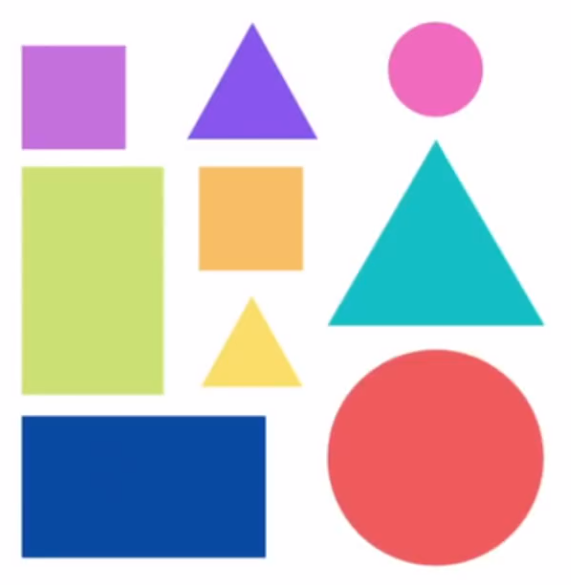
//> input picture build/Shapes2.png, 571 x 585 px
$ ./mainCH7   (built with g++ and OpenCV 4)
//> lines starting //> are read from the running program, lines starting //| are printed output that depends on the picture; after the words box and inside, x2 and y2 are one past the last pixel; in counts of white or black regions, pixels touching at a corner belong together
#include <opencv2/imgcodecs.hpp> //this is for reading files
#include <opencv2/highgui.hpp> //this is for basic gui
#include <opencv2/imgproc.hpp> //for image processing
#include <iostream>

using namespace cv;
using namespace std;


//---------------------------Chapter 7 : Shape detection ------------------//

//there are two arguments, first image is the feed image that has been dilated and processed
//second argument is image that we want to write on,- where we will write shape name
void getContours(Mat &imgDil, Mat &img){

    //here is how to define vectors of countours, they are list of points within list so a vector inside a vector of a Points
    vector<vector<Point>> contours;
    vector<Vec4i> hierarchy; //besically 4 integer values. However we have not used this here much in this example


    findContours(imgDil, contours, hierarchy,RETR_LIST,CHAIN_APPROX_SIMPLE);

    //this is an OCV function to draw contours - we will be writing on our main img
    //drawContours(img,contours,-1,Scalar(255,0,255),7); //-1 says draw all contours, otherwise we can give number of which one we want to be drawn

    //next we want to find area of the contour, sometimes we want to make sure the area is only
    //detected if it has some number of area, smaller area migh be the noise
    //so to remove the noise of small areas we will run for loop througfh all the contours


    //this will be exacly like contours, but it will only have corner points
    vector<vector<Point>> conPoly(contours.size());
    //creating a bounding box point values using conPoly
    vector<Rect> boundRect(contours.size()); //note the data type here

    for (int i = 0; i< contours.size(); i++){

        double area = contourArea(contours[i]);
        cout << "Area of the i "<< i << " contour : "<< area << endl;
        //next we can create a filter where we only identify area if it is more than 1000

        //object type
        string objType;

        if (area > 1000){

            float peri = arcLength(contours[i], true); //this will be the bounding box around the object

            //now we will find a howmany corners do they have, if its 3 - triange, 4 - rect , alot - circle
            approxPolyDP(contours[i], conPoly[i], 0.02*peri, true);

            //this will draw the contour
            //drawContours(img,contours,i,Scalar(255,0,255),7);//now, it will only draw the ith contour, instead of all
            //instead of writing contours we can now draw conPoly!
            drawContours(img,conPoly,i,Scalar(255,0,255),1);

            //to get the idea of number of contours and size
            cout << "Number of contor on i " << i << " :" << conPoly[i].size() << endl;

            //these two line will help us draw the square contour around the object we identified
            boundRect[i] = boundingRect(conPoly[i]);
            rectangle(img, boundRect[i].tl(), boundRect[i].br(), Scalar(0,0,0),2);

            //now we will identify which object is which
            int objCor = (int)conPoly[i].size(); //converting number of total corners

            if (objCor == 3) {objType = "Tri";}
            else if (objCor == 4) {

                //this aspect ratio will help us determine if the rectangle we have is square using the width/height ratio
                float aspRatio = (float)boundRect[i].width/(float)boundRect[i].height;
                cout<<"Aspect Ratio of "<< boundRect[i] << "is :"<<aspRatio<<endl;
                if (aspRatio>0.9 && aspRatio<1.1){
                    objType = "Square";
                }
                else{
                    objType = "Rect";
                }
                }
            else {objType = "Multi-angle";}

            //adding the text on the bounding box
            putText(img, objType, {boundRect[i].x, boundRect[i].y-5}, FONT_HERSHEY_DUPLEX, 0.50, Scalar(0,0,0), 1);

        }
    }
}

int main(){

    string path = "Shapes2.png";
    Mat img = imread(path);
//> img is the input picture: 585 rows x 571 cols, CV_8UC3; mean B, G, R 200.3, 196.2, 203.2
    Mat imgGray, imgBlurr, imgEdge, imgDil;

    //------------------- preprocessing of the image -----------------------//

    //to detect shape first we will conver the image to gray scale, then  blurr the image, then we will do the edge detection
    //then we will count the countour on that edges to find shape

    cvtColor(img,imgGray, COLOR_BGR2GRAY);
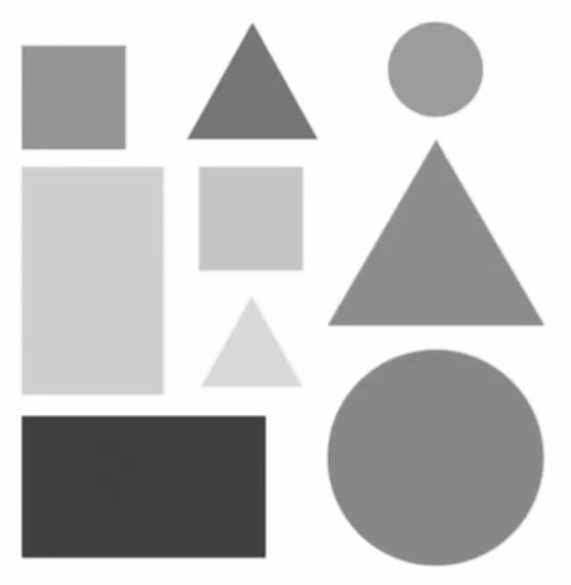
//> imgGray: 585 rows x 571 cols, CV_8UC1; min 58, max 255, mean 198.6
    GaussianBlur(imgGray, imgBlurr, Size(3,3),3,0);
    Canny(imgBlurr,imgEdge,25,75);
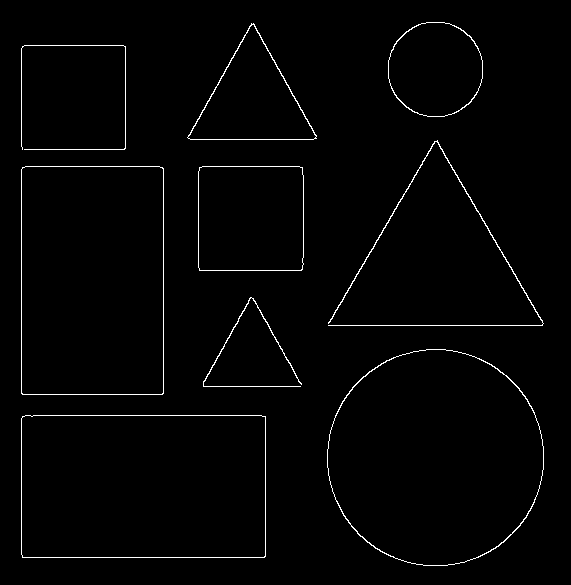
//> imgEdge: 585 rows x 571 cols, CV_8UC1; 1.5% white in thin lines or dots, all inside (x1, y1, x2, y2) = (21, 22, 544, 566)

    //dialation of the edge detected image, this will fill the void within shape corners and joints for ease of shape detection
    Mat kernel = getStructuringElement(MORPH_RECT, Size(3,3));
    dilate(imgEdge, imgDil, kernel);
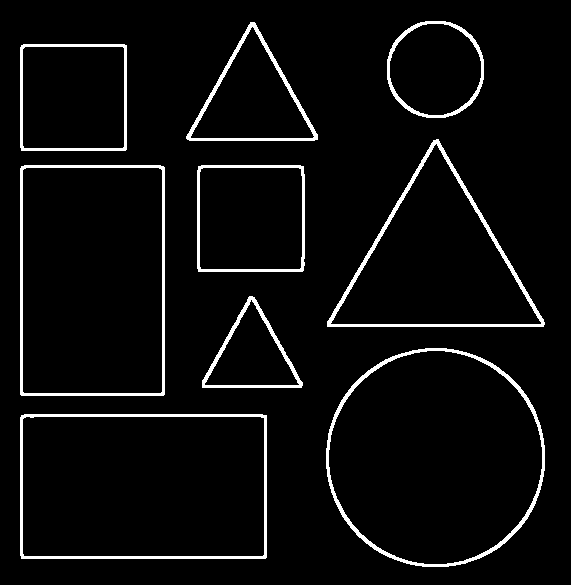
//> imgDil: 585 rows x 571 cols, CV_8UC1; 4.7% white; 9 white regions

    getContours(imgDil,img);
//> in getContours, `findContours(imgDil, contours, hierarchy,RETR_LIST,CHAIN_APPROX_SIMPLE);`: contours = 18 contours; largest, box (x1, y1, x2, y2) and area: (326, 348, 545, 567) 37640, (328, 350, 543, 565) 35730, (20, 414, 267, 559) 35412, (22, 416, 265, 557) 33862, (20, 165, 165, 396) 33110
//> in getContours, `vector<vector<Point>> conPoly(contours.size());`: conPoly = 18 empty contours
//> the loop in getContours, `for (int i = 0; i< contours.size(); i++)` made 18 passes
//> (area, peri, objCor, aspRatio) on passes 1, 2, 7, 8, 9, 10, 13, 14: (33861.5, 759.6, 4, 1.74), (35412.5, 777.1, 4, 1.71), (10469.5, 403.6, 4, 1), (31625, 726.1, 4, 0.624), (11312.5, 422.7, 4, 1), (33110, 744.5, 4, 0.63), (10392.5, 402.7, 4, 0.99), (11227.5, 421.1, 4, 1)
//> (area, peri, objCor) on passes 3, 4, 5, 6, 11, 12: (35730, 707.2, 8), (37640.5, 725, 8), (4138.5, 305.2, 3), (4973.5, 325.2, 3), (19233.5, 659.2, 3), (21038, 682.6, 3)
//| Area of the i 0 contour : 33861.5
//| Number of contor on i 0 :4
//| Aspect Ratio of [243 x 140 from (22, 417)]is :1.73571
//| Area of the i 1 contour : 35412.5
//> (the first 4 of 20 printed lines)
//> (output is shown up to pass 8 of 18)
//> pass 1, in getContours, `putText(img, objType, {boundRect[i].x, boundRect[i].y-5}, FONT_HERSHEY..`:
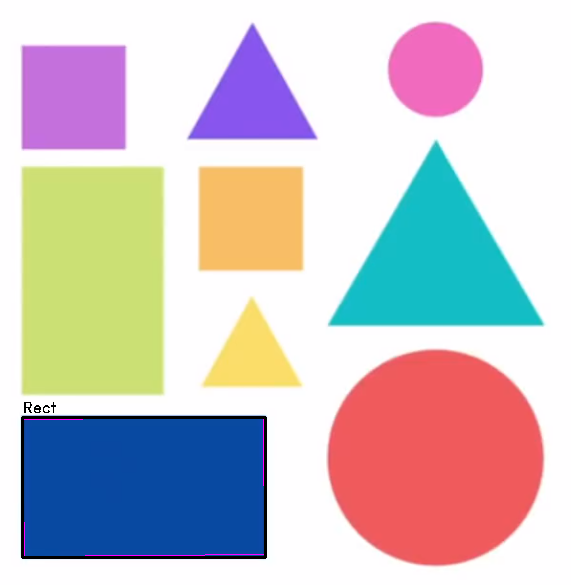
//> img: 585 rows x 571 cols, CV_8UC3; 0.83% of pixels changed, all inside (x1, y1, x2, y2) = (21, 402, 267, 559)
//> pass 2, in getContours, `putText(img, objType, {boundRect[i].x, boundRect[i].y-5}, FONT_HERSHEY..`:
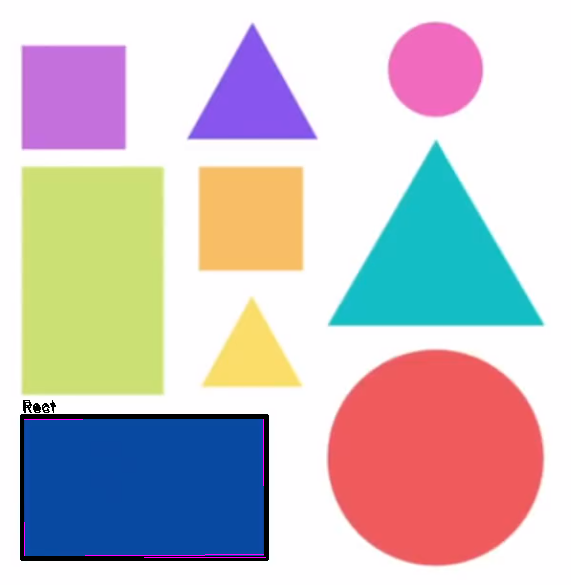
//> img: 585 rows x 571 cols, CV_8UC3; 0.49% of pixels changed, all inside (x1, y1, x2, y2) = (20, 400, 269, 561)
//> pass 3, in getContours, `putText(img, objType, {boundRect[i].x, boundRect[i].y-5}, FONT_HERSHEY..`:
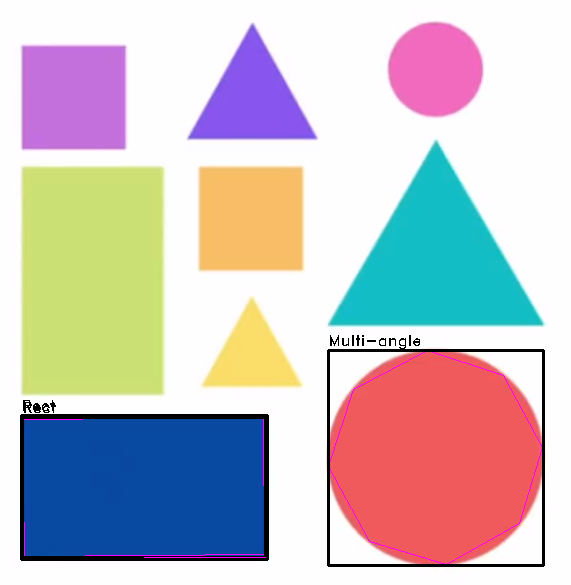
//> img: 585 rows x 571 cols, CV_8UC3; 1.04% of pixels changed, all inside (x1, y1, x2, y2) = (327, 335, 545, 567)
//> after the loop in getContours, `for (int i = 0; i< contours.size(); i++)`:
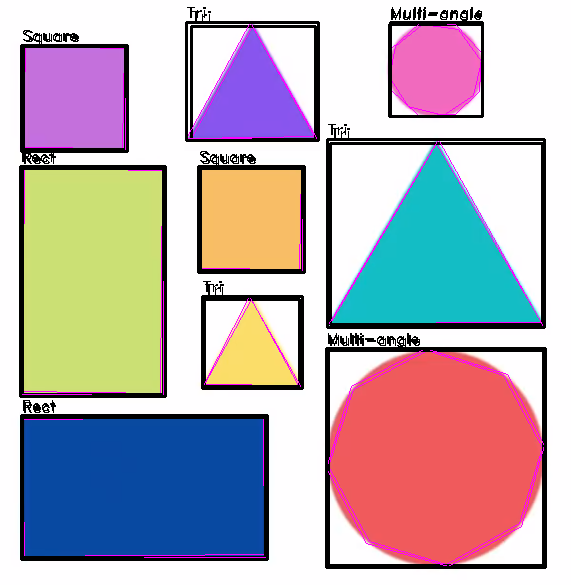
//> img: 585 rows x 571 cols, CV_8UC3; 7.6% of pixels changed, all inside (x1, y1, x2, y2) = (19, 7, 547, 569)

    imshow("Image", img);
    imshow("Image Gray", imgGray);
    imshow("Image Blurr", imgBlurr);
    imshow("Image Dialated", imgDil);
    imshow("Image Edge detected", imgEdge);

    waitKey(0); // here we have to change it to 1 since it will be changing  real time


}

$ run again, with build/Shapes.png copied over build/Shapes2.png
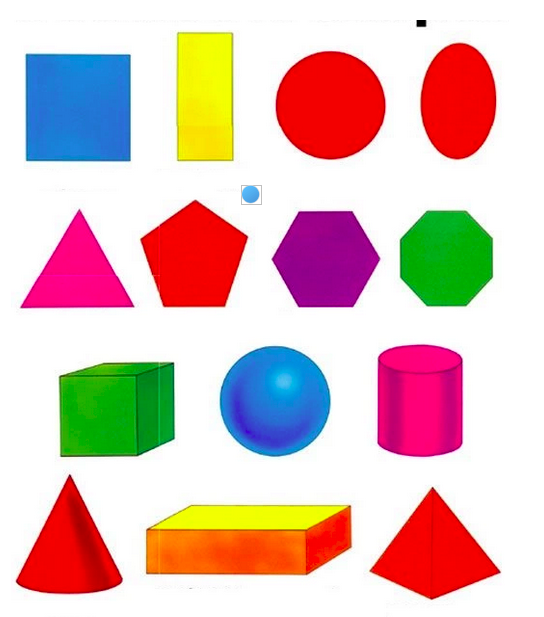
//> input picture build/Shapes.png, 544 x 617 px
//> img is the input picture: 617 rows x 544 cols, CV_8UC3; mean B, G, R 185.6, 189.5, 221.2
//> `Canny(imgBlurr,imgEdge,25,75);`:
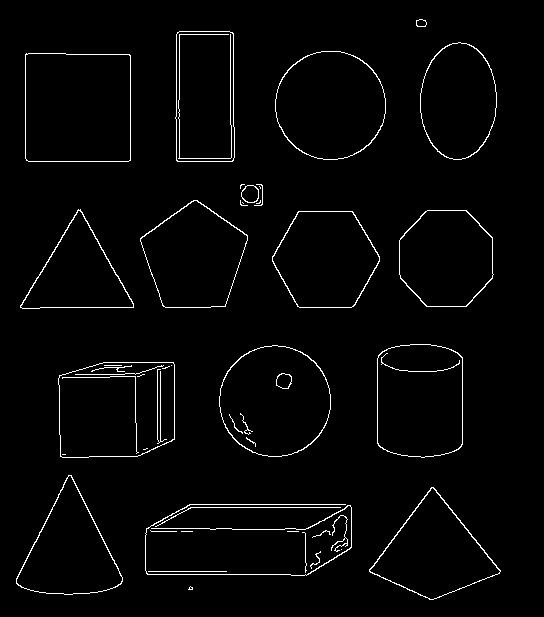
//> imgEdge: 617 rows x 544 cols, CV_8UC1; 2.3% white in thin lines or dots, all inside (x1, y1, x2, y2) = (16, 19, 501, 600)
//> imgDil: 617 rows x 544 cols, CV_8UC1; 7.2% white; 19 white regions
//> contours = 63 contours, 16 with area under 20; largest, box (x1, y1, x2, y2) and area: (144, 503, 353, 577) 13861, (24, 52, 132, 163) 11699, (26, 54, 130, 161) 10842, (57, 361, 176, 459) 10633, (218, 344, 332, 458) 10128
//> conPoly = 63 empty contours
//> the loop in getContours, `for (int i = 0; i< contours.size(); i++)` made 63 passes
//> (area, peri, i, objCor, aspRatio) on pass 61: (7816, 380.1, 60, 4, 0.451)
//> (printed output is left out)
//> after the loop in getContours, `for (int i = 0; i< contours.size(); i++)`:
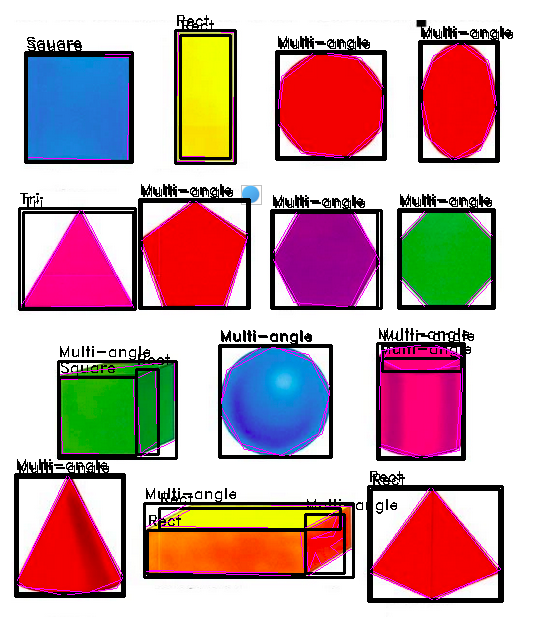
//> img: 617 rows x 544 cols, CV_8UC3; 13.5% of pixels changed, all inside (x1, y1, x2, y2) = (14, 15, 513, 603)
